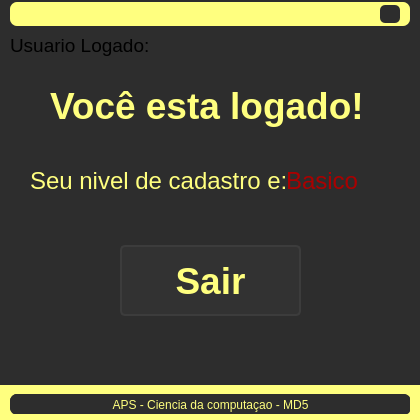
<?xml version="1.0" encoding="UTF-8"?>
<ui version="4.0">
 <class>MainWindow</class>
 <widget class="QMainWindow" name="MainWindow">
  <property name="geometry">
   <rect>
    <x>0</x>
    <y>0</y>
    <width>420</width>
    <height>420</height>
   </rect>
  </property>
  <property name="minimumSize">
   <size>
    <width>420</width>
    <height>420</height>
   </size>
  </property>
  <property name="windowTitle">
   <string>MainWindow</string>
  </property>
  <widget class="QWidget" name="centralwidget">
   <layout class="QVBoxLayout" name="verticalLayout">
    <property name="spacing">
     <number>0</number>
    </property>
    <property name="leftMargin">
     <number>0</number>
    </property>
    <property name="topMargin">
     <number>0</number>
    </property>
    <property name="rightMargin">
     <number>0</number>
    </property>
    <property name="bottomMargin">
     <number>0</number>
    </property>
    <item>
     <widget class="QFrame" name="topbar">
      <property name="maximumSize">
       <size>
        <width>16777215</width>
        <height>40</height>
       </size>
      </property>
      <property name="styleSheet">
       <string notr="true">background-color: rgb(45, 45, 45);</string>
      </property>
      <property name="frameShape">
       <enum>QFrame::NoFrame</enum>
      </property>
      <property name="frameShadow">
       <enum>QFrame::Raised</enum>
      </property>
      <layout class="QHBoxLayout" name="horizontalLayout_3">
       <property name="spacing">
        <number>0</number>
       </property>
       <property name="leftMargin">
        <number>0</number>
       </property>
       <property name="topMargin">
        <number>2</number>
       </property>
       <property name="rightMargin">
        <number>0</number>
       </property>
       <property name="bottomMargin">
        <number>0</number>
       </property>
       <item>
        <widget class="QFrame" name="frame_4">
         <property name="maximumSize">
          <size>
           <width>400</width>
           <height>16777215</height>
          </size>
         </property>
         <property name="styleSheet">
          <string notr="true">background-color: rgb(255, 255, 127);
border-radius: 7px;</string>
         </property>
         <property name="frameShape">
          <enum>QFrame::StyledPanel</enum>
         </property>
         <property name="frameShadow">
          <enum>QFrame::Raised</enum>
         </property>
         <layout class="QHBoxLayout" name="horizontalLayout_4">
          <property name="spacing">
           <number>3</number>
          </property>
          <property name="leftMargin">
           <number>10</number>
          </property>
          <property name="topMargin">
           <number>3</number>
          </property>
          <property name="rightMargin">
           <number>10</number>
          </property>
          <property name="bottomMargin">
           <number>3</number>
          </property>
          <item>
           <widget class="QLabel" name="label_4">
            <property name="font">
             <font>
              <family>Segoe UI</family>
              <pointsize>12</pointsize>
              <weight>75</weight>
              <bold>true</bold>
             </font>
            </property>
            <property name="styleSheet">
             <string notr="true">color: rgb(0, 0, 127);</string>
            </property>
            <property name="text">
             <string/>
            </property>
           </widget>
          </item>
          <item>
           <widget class="QPushButton" name="pushButton_3">
            <property name="maximumSize">
             <size>
              <width>20</width>
              <height>20</height>
             </size>
            </property>
            <property name="styleSheet">
             <string notr="true">QPushButton {
	background-color: rgb(45, 45, 45);
	border-radius: 5px;	
	background-position: center;	
}
QPushButton:hover {
	
	background-color: rgb(255, 102, 105);
	color: rgb(200, 200, 200);
}
QPushButton:pressed {
	background-color: rgb(170, 0, 0);
	color: rgb(200, 200, 200);
}</string>
            </property>
            <property name="text">
             <string/>
            </property>
            <property name="icon">
             <iconset>
              <normaloff>../Imagens/cil-x.png</normaloff>../Imagens/cil-x.png</iconset>
            </property>
           </widget>
          </item>
         </layout>
        </widget>
       </item>
      </layout>
     </widget>
    </item>
    <item>
     <widget class="QFrame" name="frame_2">
      <property name="styleSheet">
       <string notr="true">background-color: rgb(45, 45, 45);</string>
      </property>
      <property name="frameShape">
       <enum>QFrame::NoFrame</enum>
      </property>
      <property name="frameShadow">
       <enum>QFrame::Raised</enum>
      </property>
      <layout class="QHBoxLayout" name="horizontalLayout">
       <item>
        <widget class="QFrame" name="frame">
         <property name="minimumSize">
          <size>
           <width>400</width>
           <height>500</height>
          </size>
         </property>
         <property name="maximumSize">
          <size>
           <width>400</width>
           <height>1000</height>
          </size>
         </property>
         <property name="styleSheet">
          <string notr="true">background-color: rgb(45, 45, 45);</string>
         </property>
         <property name="frameShape">
          <enum>QFrame::NoFrame</enum>
         </property>
         <property name="frameShadow">
          <enum>QFrame::Raised</enum>
         </property>
         <widget class="QLabel" name="label">
          <property name="geometry">
           <rect>
            <x>40</x>
            <y>40</y>
            <width>321</width>
            <height>61</height>
           </rect>
          </property>
          <property name="font">
           <font>
            <family>Segoe UI</family>
            <pointsize>28</pointsize>
            <weight>75</weight>
            <bold>true</bold>
           </font>
          </property>
          <property name="styleSheet">
           <string notr="true">color: rgb(255, 255, 127);</string>
          </property>
          <property name="text">
           <string>Você esta logado!</string>
          </property>
         </widget>
         <widget class="QLabel" name="label_3">
          <property name="geometry">
           <rect>
            <x>20</x>
            <y>120</y>
            <width>261</width>
            <height>51</height>
           </rect>
          </property>
          <property name="font">
           <font>
            <family>Segoe UI</family>
            <pointsize>18</pointsize>
            <weight>50</weight>
            <bold>false</bold>
           </font>
          </property>
          <property name="styleSheet">
           <string notr="true">color: rgb(255, 255, 127);</string>
          </property>
          <property name="text">
           <string>Seu nivel de cadastro e:</string>
          </property>
         </widget>
         <widget class="QLabel" name="label_8">
          <property name="geometry">
           <rect>
            <x>0</x>
            <y>-10</y>
            <width>141</width>
            <height>41</height>
           </rect>
          </property>
          <property name="font">
           <font>
            <family>Segoe UI</family>
            <pointsize>14</pointsize>
           </font>
          </property>
          <property name="text">
           <string>Usuario Logado:</string>
          </property>
         </widget>
         <widget class="QLabel" name="label_9">
          <property name="geometry">
           <rect>
            <x>140</x>
            <y>-10</y>
            <width>251</width>
            <height>41</height>
           </rect>
          </property>
          <property name="font">
           <font>
            <family>Segoe UI</family>
            <pointsize>12</pointsize>
            <weight>75</weight>
            <bold>true</bold>
           </font>
          </property>
          <property name="styleSheet">
           <string notr="true">color: rgb(170, 0, 0);</string>
          </property>
          <property name="text">
           <string/>
          </property>
         </widget>
         <widget class="QPushButton" name="pushButton">
          <property name="geometry">
           <rect>
            <x>110</x>
            <y>210</y>
            <width>181</width>
            <height>71</height>
           </rect>
          </property>
          <property name="font">
           <font>
            <family>Segoe UI</family>
            <pointsize>28</pointsize>
            <weight>75</weight>
            <bold>true</bold>
           </font>
          </property>
          <property name="styleSheet">
           <string notr="true">QPushButton {	
	background-color: rgb(50, 50, 50);
	border: 2px solid rgb(60, 60, 60);
	border-radius: 5px;
color: rgb(255, 255, 127);
}
QPushButton:hover {	
	background-color: rgb(60, 60, 60);
	border: 2px solid rgb(70, 70, 70);
}
QPushButton:pressed {	
	background-color: rgb(250, 230, 0);
	border: 2px solid rgb(250, 230, 0);	
	color: rgb(35, 35, 35);}</string>
          </property>
          <property name="text">
           <string>Sair</string>
          </property>
         </widget>
         <widget class="QLabel" name="label_5">
          <property name="geometry">
           <rect>
            <x>276</x>
            <y>120</y>
            <width>101</width>
            <height>51</height>
           </rect>
          </property>
          <property name="font">
           <font>
            <family>Segoe UI</family>
            <pointsize>18</pointsize>
            <weight>50</weight>
            <bold>false</bold>
           </font>
          </property>
          <property name="styleSheet">
           <string notr="true">color: rgb(170, 0, 0);</string>
          </property>
          <property name="text">
           <string>Basico</string>
          </property>
         </widget>
         <zorder>label_3</zorder>
         <zorder>label</zorder>
         <zorder>label_8</zorder>
         <zorder>label_9</zorder>
         <zorder>pushButton</zorder>
         <zorder>label_5</zorder>
        </widget>
       </item>
      </layout>
     </widget>
    </item>
    <item>
     <widget class="QFrame" name="rodape">
      <property name="maximumSize">
       <size>
        <width>16777215</width>
        <height>35</height>
       </size>
      </property>
      <property name="styleSheet">
       <string notr="true">background-color: rgb(255, 255, 127);</string>
      </property>
      <property name="frameShape">
       <enum>QFrame::NoFrame</enum>
      </property>
      <property name="frameShadow">
       <enum>QFrame::Raised</enum>
      </property>
      <layout class="QHBoxLayout" name="horizontalLayout_2">
       <item>
        <widget class="QFrame" name="frame_3">
         <property name="minimumSize">
          <size>
           <width>400</width>
           <height>20</height>
          </size>
         </property>
         <property name="maximumSize">
          <size>
           <width>23</width>
           <height>23</height>
          </size>
         </property>
         <property name="styleSheet">
          <string notr="true">background-color: rgb(45, 45, 45);
border-radius: 7px;</string>
         </property>
         <property name="frameShape">
          <enum>QFrame::StyledPanel</enum>
         </property>
         <property name="frameShadow">
          <enum>QFrame::Raised</enum>
         </property>
         <widget class="QLabel" name="label_2">
          <property name="geometry">
           <rect>
            <x>0</x>
            <y>0</y>
            <width>401</width>
            <height>21</height>
           </rect>
          </property>
          <property name="styleSheet">
           <string notr="true">color: rgb(255, 255, 127);</string>
          </property>
          <property name="text">
           <string>APS - Ciencia da computaçao - MD5</string>
          </property>
          <property name="alignment">
           <set>Qt::AlignCenter</set>
          </property>
         </widget>
        </widget>
       </item>
      </layout>
     </widget>
    </item>
   </layout>
  </widget>
  <widget class="QMenuBar" name="menubar">
   <property name="geometry">
    <rect>
     <x>0</x>
     <y>0</y>
     <width>420</width>
     <height>21</height>
    </rect>
   </property>
  </widget>
 </widget>
 <resources>
  <include location="file_rc.qrc"/>
 </resources>
 <connections/>
</ui>
